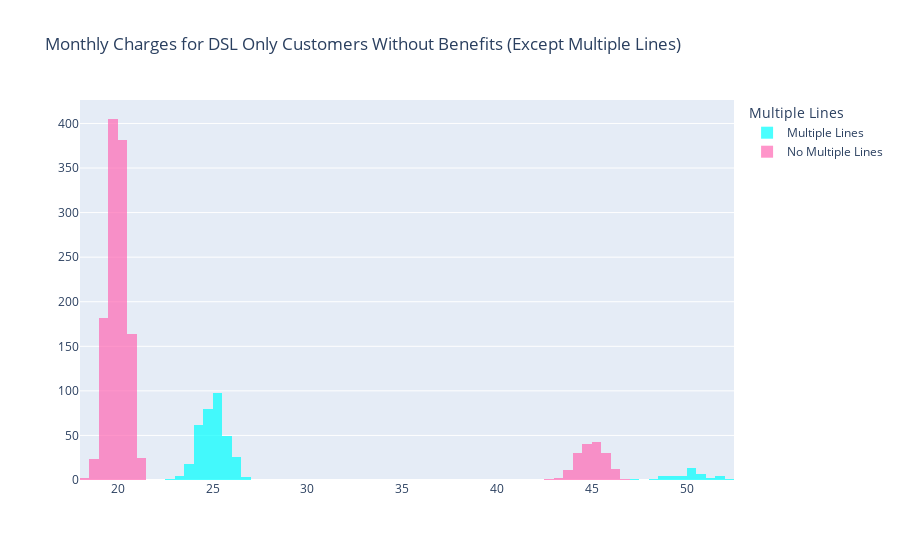

Notebook code for this chart:
### Markdown cell above
#### Implicit Costs

Whilst most of the customers with missing multiple lines valuees have monthly charges `under $68`, many of these customers still do have multiple lines. Instead, if we can estimate costs for each other package, an implicit cost may be created that can be used to determine whether multiple lines have been purchased or not. Costs for the following services need to be found:

- multiple_lines
- internet_service
- online_security
- online_backup
- device_protection
- tech_support
- streaming_tv
- streaming_movies

##### Multiple Lines

Using a dataframe of dsl only, split the data for multiple lines.

### Code cell
# Estimate costs of each service to determine multiple lines
dsl_only = df[(df['internet_service'].str.contains('DSL') & 
              df['online_security'].str.contains('No') & 
              df['online_backup'].str.contains('No') & 
              df['device_protection'].str.contains('No') &
              df['tech_support'].str.contains('No') & 
              df['streaming_tv'].str.contains('No') & 
              df['streaming_movies'].str.contains('No'))]

# Create new dataframes for missing values in multiple_lines equal to 'Yes' and 'No'
multiple_lines_dsl_only = dsl_only[dsl_only['multiple_lines'] == 'Yes']
no_multiple_lines_dsl_only = dsl_only[dsl_only['multiple_lines'] == 'No']

# Compare the two dataframes with histogram of monthly charges
fig = go.Figure()

# Add traces
fig.add_trace(go.Histogram(x=multiple_lines_dsl_only['monthly_charges'], 
                           name='Multiple Lines', 
                           opacity=0.7, 
                           marker_color='aqua',
                           nbinsx=multiple_lines_dsl_only['monthly_charges'].nunique()))

fig.add_trace(go.Histogram(x=no_multiple_lines_dsl_only['monthly_charges'],
                            name='No Multiple Lines', 
                            opacity=0.7, 
                            marker_color='hotpink',
                            nbinsx=no_multiple_lines_dsl_only['monthly_charges'].nunique()))

# Update title
fig.update_layout(title=f'Monthly Charges for DSL Only Customers Without Benefits (Except Multiple Lines)', barmode='overlay')

# Update legend title
fig.update_layout(legend_title_text='Multiple Lines')

# Show figure
fig.show()

### Figure 1 — Plotly figure (JSON) as saved in the notebook; plotly's stock layout.template omitted (floating-point values rounded to 4 significant figures; data arrays with more than 128 entries replaced by an {"elided": "..."} marker saying what was removed)
{"data": [{"marker": {"color": "aqua"}, "name": "Multiple Lines", "nbinsx": 101, "opacity": 0.7, "type": "histogram", "x": {"elided": "386 float values"}}, {"marker": {"color": "hotpink"}, "name": "No Multiple Lines", "nbinsx": 112, "opacity": 0.7, "type": "histogram", "x": {"elided": "1354 float values"}}], "layout": {"barmode": "overlay", "legend": {"title": {"text": "Multiple Lines"}}, "title": {"text": "Monthly Charges for DSL Only Customers Without Benefits (Except Multiple Lines)"}}}
